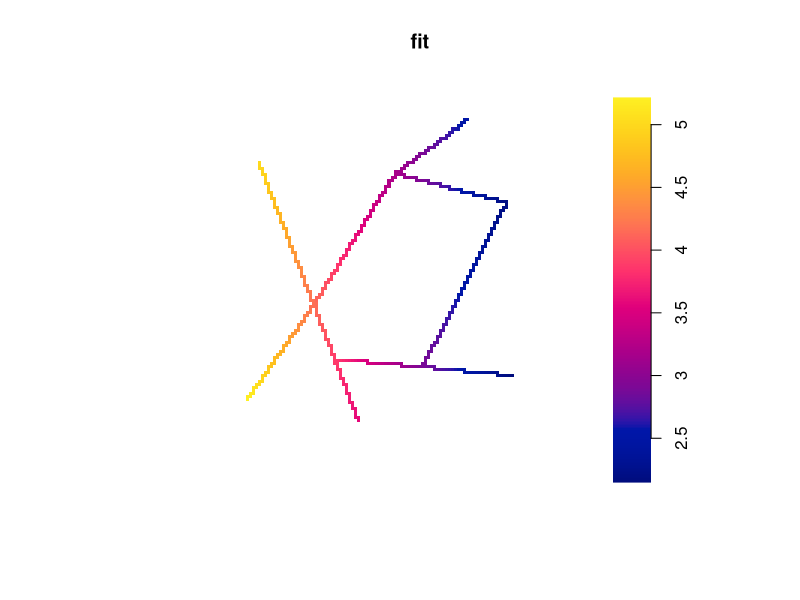
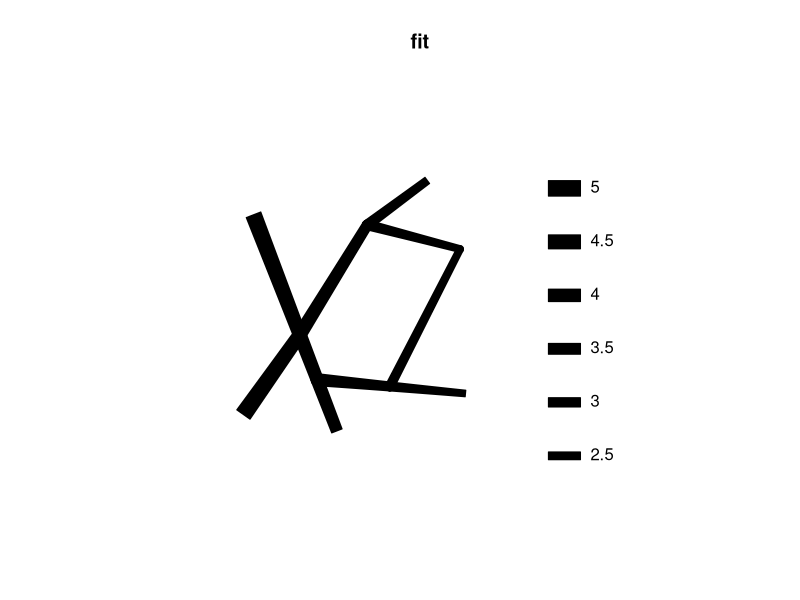

These charts were generated, in order, by the following R code:
library(spatstat)


### Name: plot.lppm
### Title: Plot a Fitted Point Process Model on a Linear Network
### Aliases: plot.lppm
### Keywords: spatial models

### ** Examples

  X <- runiflpp(10, simplenet)  
  fit <- lppm(X ~x)
  plot(fit)
  plot(fit, style="width")
